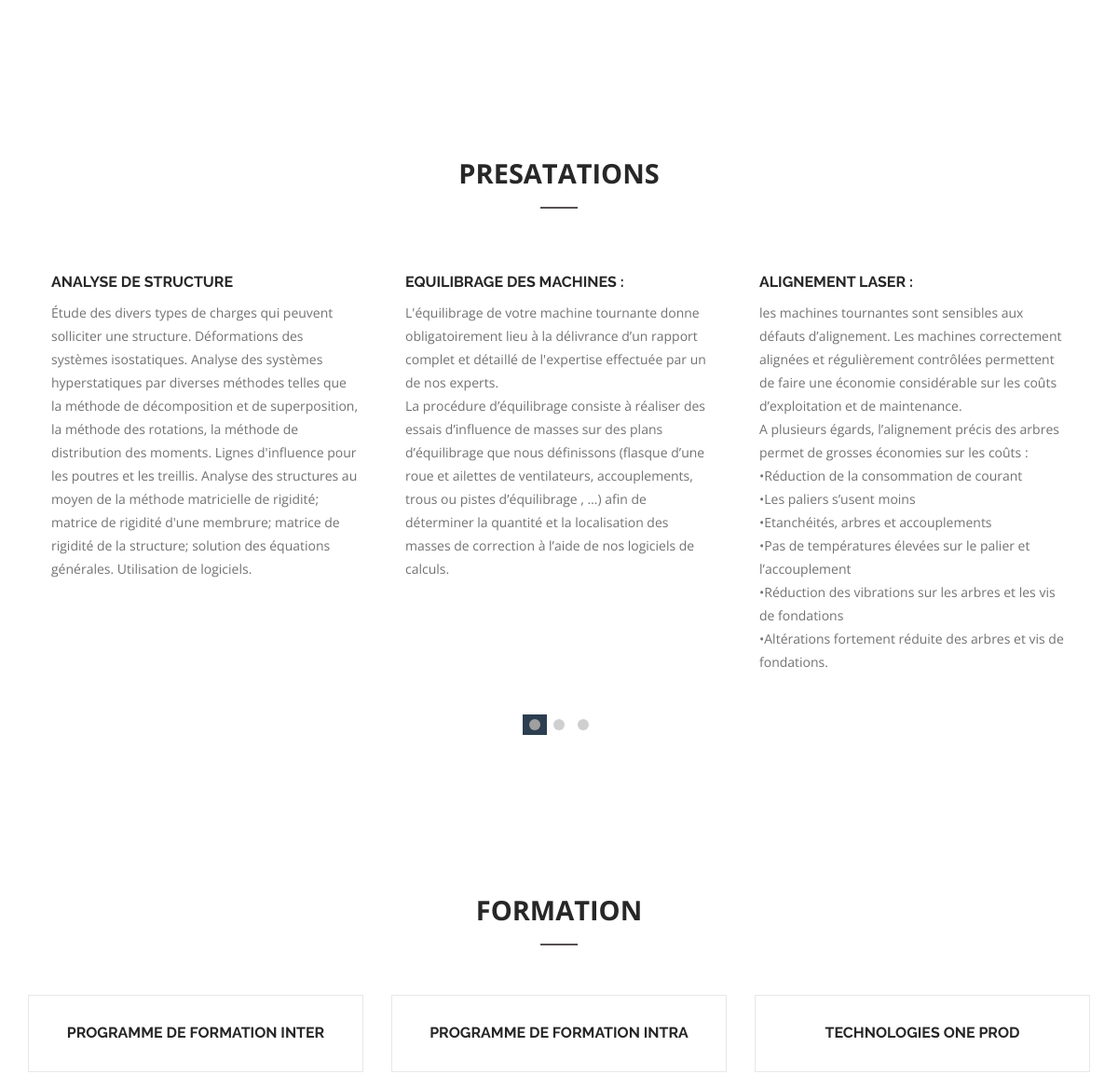
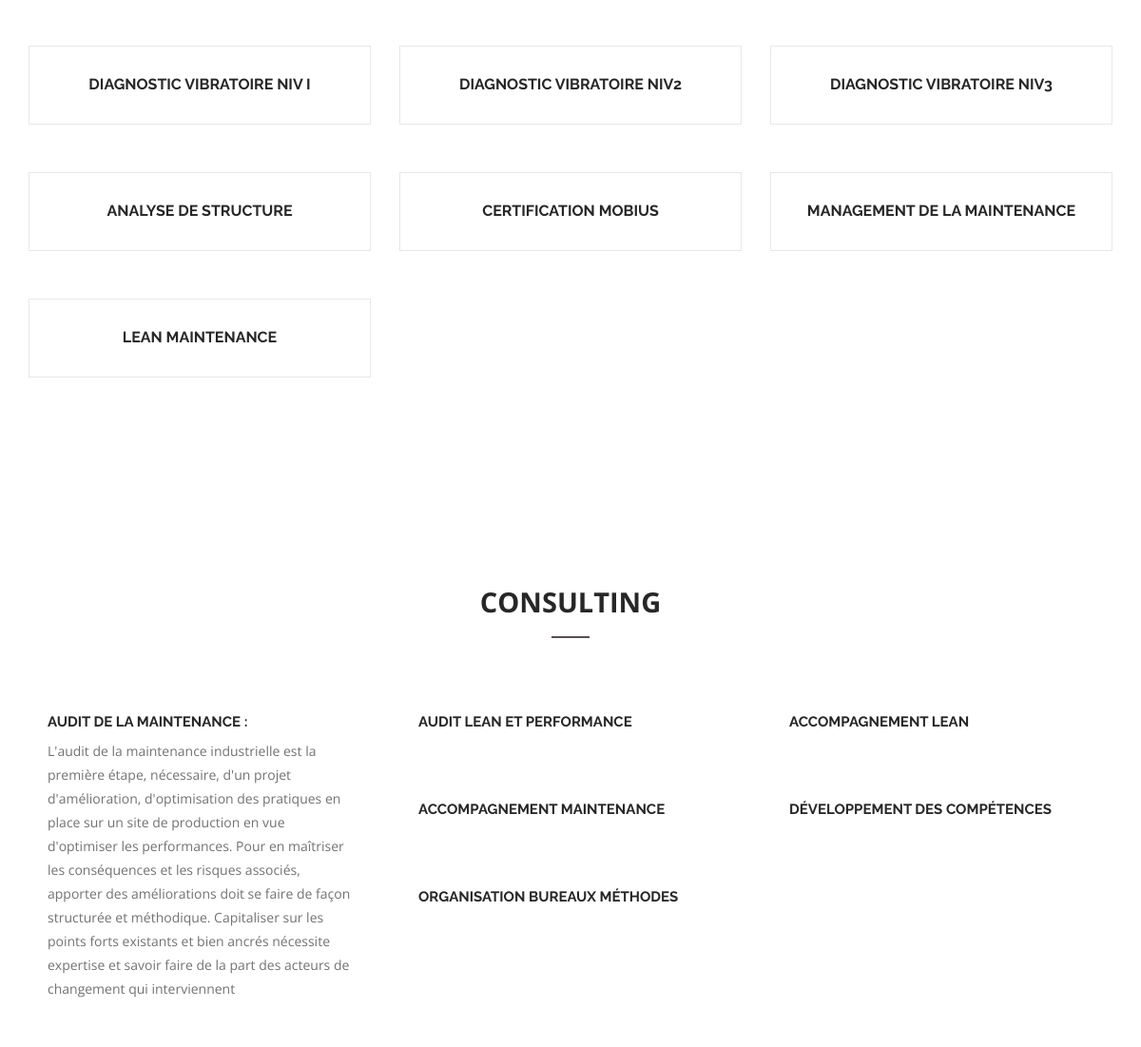
/ (middle part), run on an earlier commit of the app's database (2 pictures, top to bottom).
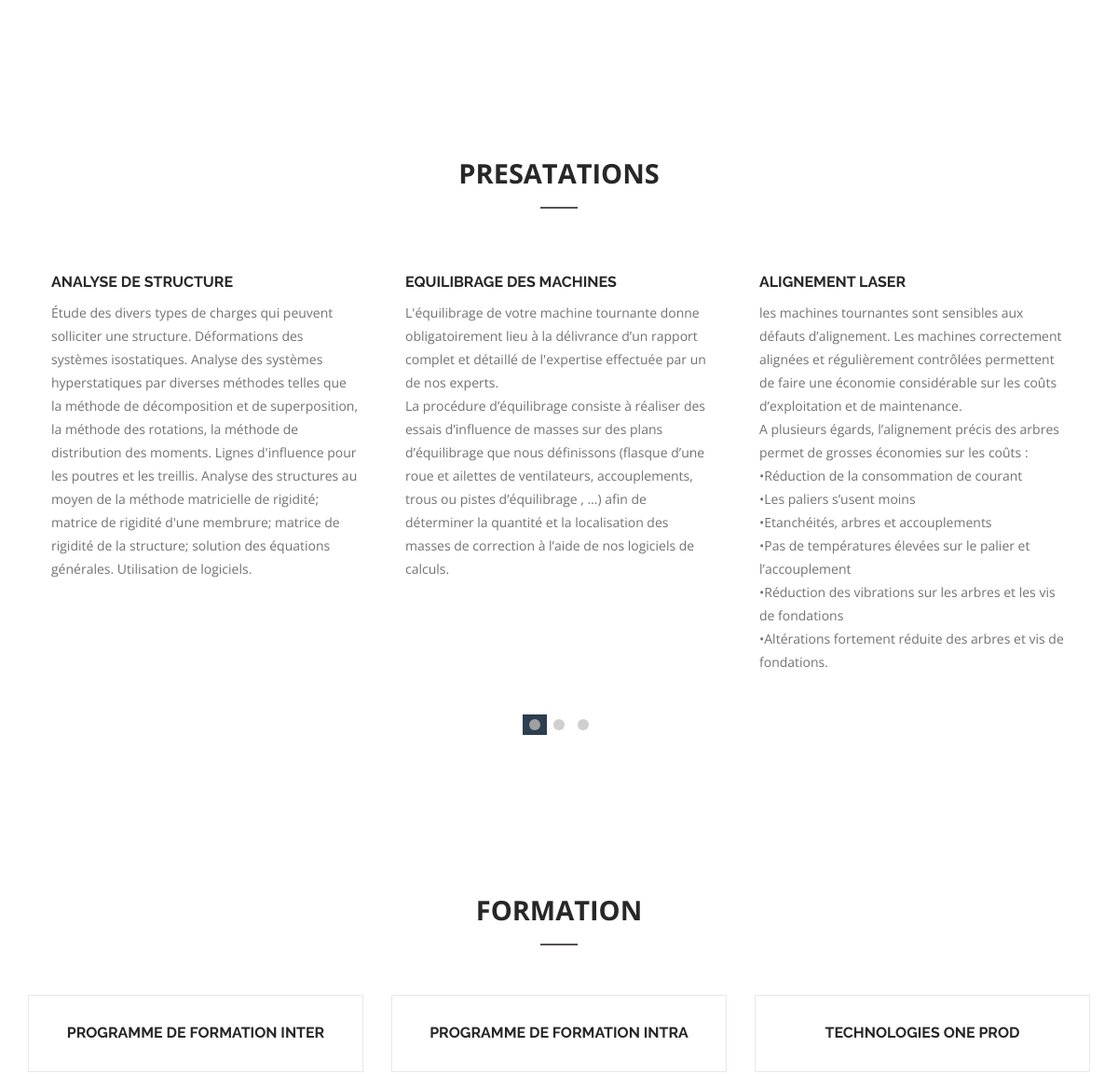
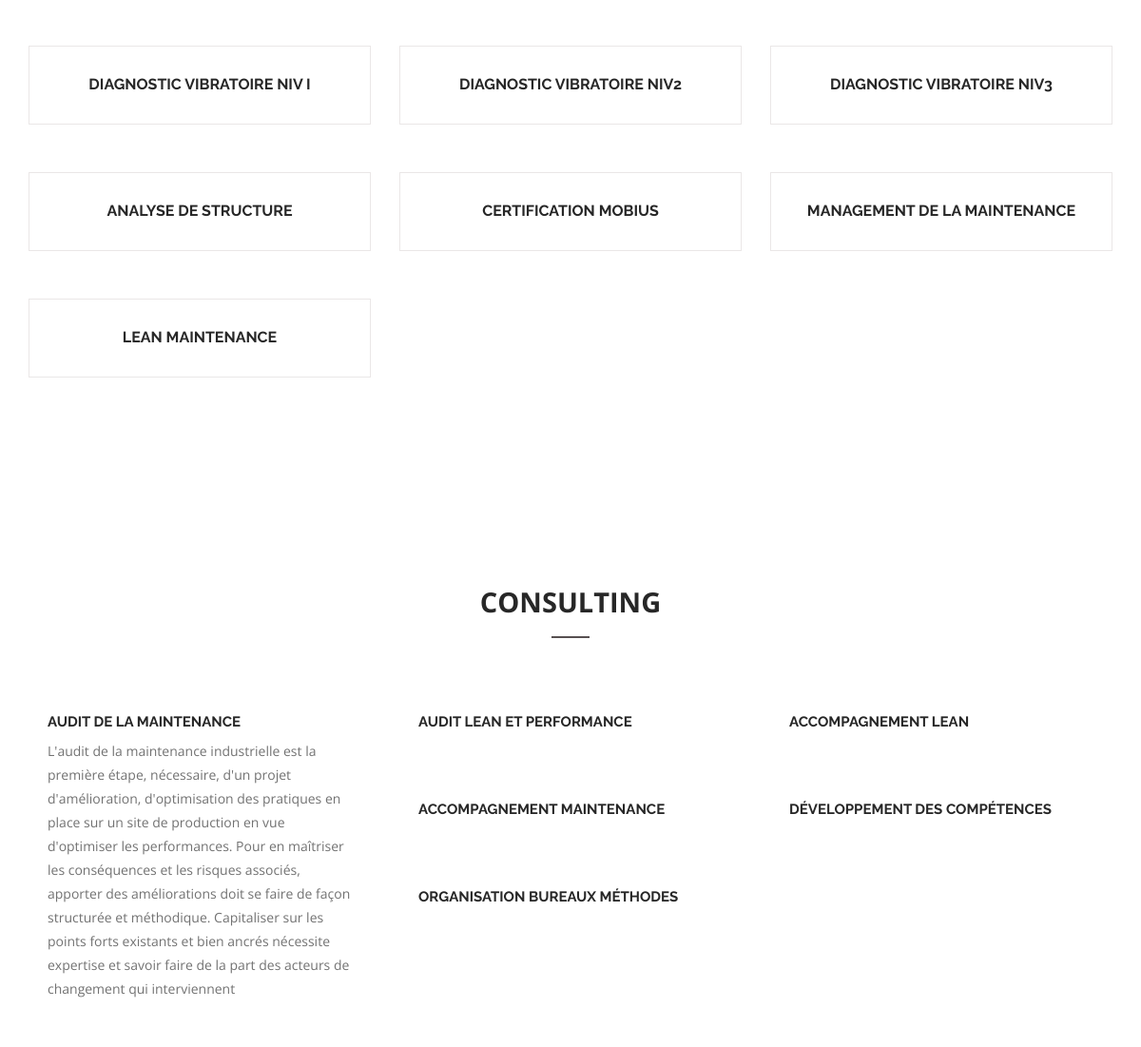
And on a later commit of the database (2 pictures, top to bottom).
### common/models.py (models this page shows, shortened)
class Prestation(models.Model):
    titre = models.CharField(max_length=200)
    contenu = models.TextField(max_length=1000, blank=True)

class Consulting(models.Model):
    titre = models.CharField(max_length=200)
    contenu = models.TextField(max_length=1000, blank=True)

### common/views.py (the view)
# urls.py: path('', detail, name='home'),
def detail(request):
    produits = Produit.objects.all()
    formations = Formation.objects.all()
    consultings = Consulting.objects.all()
    prestations = Prestation.objects.all()
    context = {'produits': produits, 'formations': formations, 'consultings': consultings, 'prestations': prestations}
    return render(request, 'index.html', context=context)

### templates/index.html (shortened to what this page needs)
{% load static %}
{% load crispy_forms_tags %}
<!doctype html>
<html lang="en-gb" class="no-js">
    <head>
        <link href="{% static 'css/bootstrap.min.css' %}" rel="stylesheet">
        <link href="{% static 'css/font-awesome.css' %}" rel="stylesheet">
        <link href="{% static 'js/owl-carousel/owl.carousel.css' %}" rel="stylesheet">
        <link href="{% static 'js/owl-carousel/owl.theme.css' %}" rel="stylesheet">
        <link href="{% static 'js/owl-carousel/owl.transitions.css' %}" rel="stylesheet">
        <link href="{% static 'css/magnific-popup.css' %}" rel="stylesheet">
        <link rel="stylesheet" type="text/css" href="{% static 'css/animate.css' %}" />
        <link rel="stylesheet" href="{% static 'css/etlinefont.css' %}">
        <link href="{% static 'css/style.css' %}" type="text/css"  rel="stylesheet"/>
    </head>
    <body  data-spy="scroll" data-target="#main-menu">
        <section id="produit" class="section">
        </section>
        <section id="prestation" class="section">
            <div class="container">
                <div class="row">
                    <div class="title-box text-center">
                        <h2 class="title">Presatations</h2>
                    </div>
                </div>
                <div class="team-items team-carousel">
                   {% for prestation in prestations %}
                        <div id="{{prestation.titre}}" class="item">
                            <h4>{{prestation.titre}}</h4>
                            <p>{{prestation.contenu|linebreaks}}</p>
                        </div>
                    {% endfor %}
                </div>
            </div>
        </section>
        <section id="formation" class="section">
            <div class="container">
                <div class="row">
                    <div class="title-box text-center">
                        <h2 class="title">Formation</h2>
                    </div>
                    {% for formation in formations %}
                        <div id="{{formation.titre}}" class="col-md-4">
                           <div class="services-box">
                               <h4>{{formation.titre}}</h4>
                           </div>
                        </div>
                    {% endfor %}
                </div>
            </div>
        </section>
        <section id="consulting" class="section">
            <div class="container">
                <div class="row">
                    <div class="title-box text-center">
                        <h2 class="title">Consulting</h2>
                    </div>
                    {% for consulting in consultings %}
                        <div id = "{{consulting.titre}}" class="col-md-4">
                            <div class="consulting-post">
                                <div class="post-desc">
                                    <h4>{{consulting.titre}}</h4>
                                    <p>{{consulting.contenu}}</p>
                                </div>
                            </div>
                        </div>
                    {% endfor %}
                </div>
            </div>
        </section>
    </body>
</html>

What changed in the data, as far as the page shows it:
changed Prestation: titre "EQUILIBRAGE DES MACHINES :" → "EQUILIBRAGE DES MACHINES"
changed Prestation: titre "ALIGNEMENT LASER :" → "ALIGNEMENT LASER"
changed Consulting: titre "AUDIT DE LA MAINTENANCE :" → "AUDIT DE LA MAINTENANCE"
